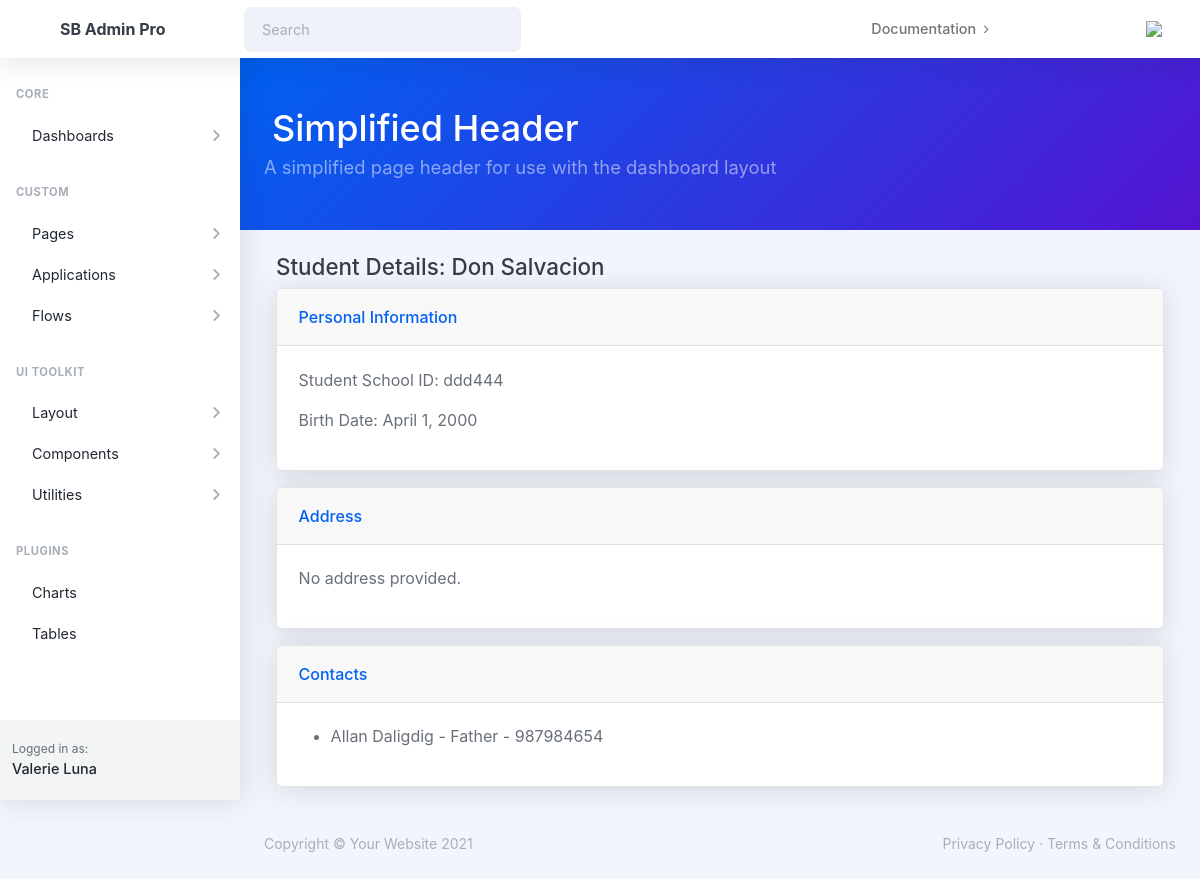
/student/17/, run on the app's committed database.
### student/models.py (models this page shows, shortened)
class Student(models.Model):
    std_sch_id = models.CharField(max_length=50)
    first_name = models.CharField(max_length=100)
    middle_name = models.CharField(max_length=100)
    last_name = models.CharField(max_length=100)
    suffix = models.CharField(max_length=10, blank=True)
    birth_date = models.DateField()
    country_of_birth = models.CharField(max_length=100)
    birth_place = models.CharField(max_length=100)
    nationality = models.CharField(max_length=100)
    CIVIL_STATUS_CHOICES = [
        ('single', 'Single'),
        ('married', 'Married'),
        ('widowed', 'Widowed'),
        ('divorced', 'Divorced'),
        ('separated', 'Separated'),
    ]
    civil_status = models.CharField(max_length=20, choices=CIVIL_STATUS_CHOICES, blank=True)
    SEX_CHOICES = [
        ('male', 'Male'),
        ('female', 'Female'),
    ]
    sex = models.CharField(max_length=10, choices=SEX_CHOICES, blank=True)
    religion = models.CharField(max_length=100)
    mobile_number = models.CharField(max_length=20)
    telephone_number = models.CharField(max_length=20, blank=True)
    personal_email = models.EmailField()
    STATUS_CHOICES = [
        ('active', 'Active'),
        ('inactive', 'Inactive'),
    ]
    status = models.CharField(max_length=8, choices=STATUS_CHOICES, default='active', help_text="Student's account status")

class Contact(models.Model):
    student = models.ForeignKey(Student, on_delete=models.CASCADE, related_name='contacts')
    full_name = models.CharField(max_length=100)
    relationship = models.CharField(max_length=20)
    mobile_number = models.CharField(max_length=20, blank=True)

### student/views.py (the view)
# urls.py: path('<int:pk>/', views.StudentDetailView.as_view(), name='student-detail'),
class StudentDetailView(DetailView):
    model = Student
    template_name = 'student/student-detail.html'
    context_object_name = 'student'
    def get_context_data(self, **kwargs):
        context = super(StudentDetailView, self).get_context_data(**kwargs)
        try:
            context['address'] = self.object.address
        except Student.address.RelatedObjectDoesNotExist:
            context['address'] = None
        context['contacts'] = self.object.contacts.all() if hasattr(self.object, 'contacts') else []
        return context

### student/templates/student/student-detail.html
{% extends 'student/base.html' %}
{% block content %}
<div class="container mt-3">
    <h2>Student Details: {{ student.first_name }} {{ student.last_name }}</h2>
    <div class="card mb-3">
        <div class="card-header">Personal Information</div>
        <div class="card-body">
            <p>Student School ID: {{ student.std_sch_id }}</p>
            <p>Birth Date: {{ student.birth_date }}</p>
        </div>
    </div>
    <div class="card mb-3">
        <div class="card-header">Address</div>
        <div class="card-body">
            {% if address %}
                <p>{{ address.house_number }} {{ address.barangay }}</p>
                <p>{{ address.city }}, {{ address.province }}</p>
                <p>Postal Code: {{ address.postal_code }}</p>
            {% else %}
                <p>No address provided.</p>
            {% endif %}
        </div>
    </div>
    <div class="card mb-3">
        <div class="card-header">Contacts</div>
        <div class="card-body">
            {% if contacts %}
                <ul>
                    {% for contact in contacts %}
                        <li>{{ contact.full_name }} - {{ contact.relationship }} - {{ contact.mobile_number }}</li>
                    {% endfor %}
                </ul>
            {% else %}
                <p>No contacts provided.</p>
            {% endif %}
        </div>
    </div>
</div>
{% endblock %}

### data on the page
Student: first_name "Don", last_name "Salvacion", std_sch_id "ddd444", birth_date "April 1, 2000"
Contact: full_name "Allan Daligdig", relationship "Father", mobile_number "987984654"
